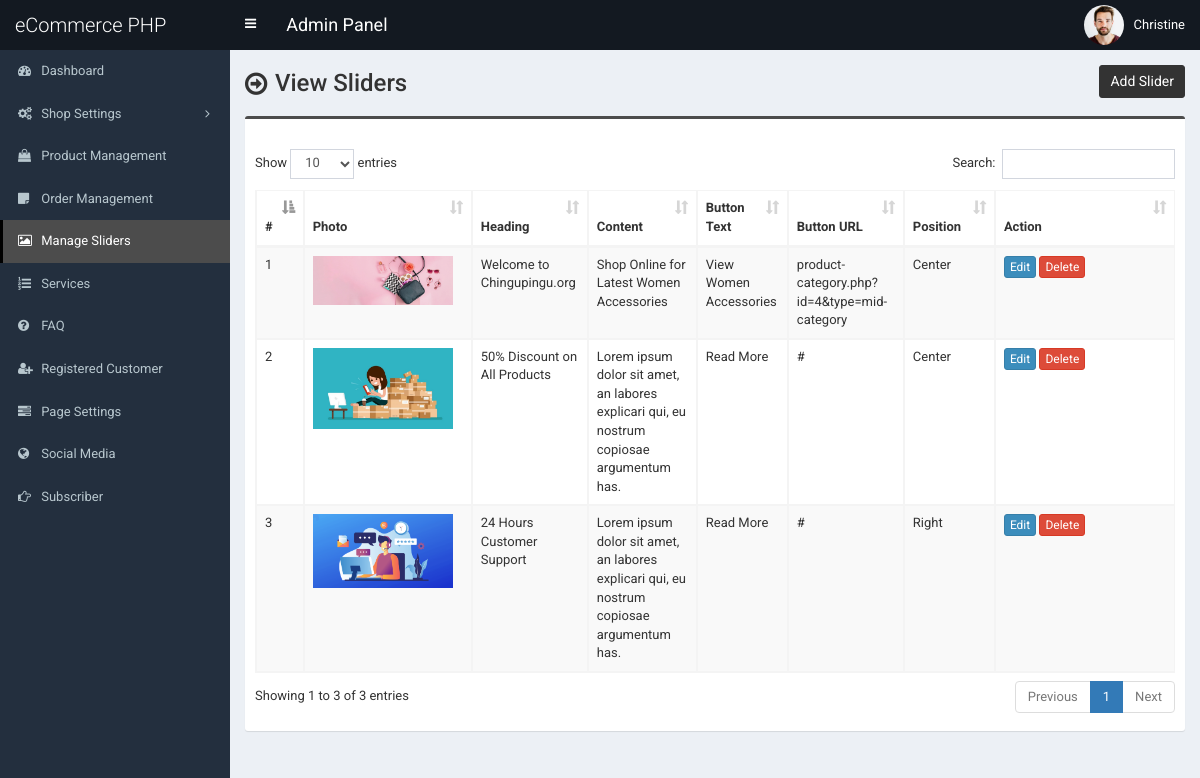
/admin/slider.php (signed in), run on the app's committed database.
### tables this page shows
CREATE TABLE `tbl_slider` (
  `id` int(11) NOT NULL,
  `photo` varchar(255) NOT NULL,
  `heading` varchar(255) NOT NULL,
  `content` text NOT NULL,
  `button_text` varchar(255) NOT NULL,
  `button_url` varchar(255) NOT NULL,
  `position` varchar(255) NOT NULL
);

### admin/slider.php (the view, shortened to what this page needs)
<?php require_once('header.php'); ?>
<section class="content-header">
	<div class="content-header-left">
		<h1>View Sliders</h1>
	</div>
	<div class="content-header-right">
		<a href="slider-add.php" class="btn btn-primary btn-sm">Add Slider</a>
	</div>
</section>
<section class="content">
	<div class="row">
		<div class="col-md-12">
			<div class="box box-info">
				<div class="box-body table-responsive">
					<table id="example1" class="table table-bordered table-hover table-striped">
						<thead>
							<tr>
								<th>#</th>
								<th>Photo</th>
								<th>Heading</th>
								<th>Content</th>
								<th>Button Text</th>
								<th>Button URL</th>
								<th>Position</th>
								<th width="140">Action</th>
							</tr>
						</thead>
						<tbody>
							<?php
							$i=0;
							$statement = $pdo->prepare("SELECT
														id,
														photo,
														heading,
														content,
														button_text,
														button_url,
														position
							                           	FROM tbl_slider
							                           	");
							$statement->execute();
							$result = $statement->fetchAll(PDO::FETCH_ASSOC);
							foreach ($result as $row) {
								$i++;
								?>
								<tr>
									<td><?php echo $i; ?></td>
									<td style="width:150px;"><img src="../assets/uploads/<?php echo $row['photo']; ?>" alt="<?php echo $row['heading']; ?>" style="width:140px;"></td>
									<td><?php echo $row['heading']; ?></td>
									<td><?php echo $row['content']; ?></td>
									<td><?php echo $row['button_text']; ?></td>
									<td><?php echo $row['button_url']; ?></td>
									<td><?php echo $row['position']; ?></td>
									<td>
										<a href="slider-edit.php?id=<?php echo $row['id']; ?>" class="btn btn-primary btn-xs">Edit</a>
										<a href="#" class="btn btn-danger btn-xs" data-href="slider-delete.php?id=<?php echo $row['id']; ?>" data-toggle="modal" data-target="#confirm-delete">Delete</a>
									</td>
								</tr>
								<?php
							}
							?>
						</tbody>
					</table>
				</div>
			</div>
		</div>
	</div>
</section>
<?php require_once('footer.php'); ?>

### admin/style.css (style rules this page uses)
body { font-size: 13px; font-family: "Roboto", sans-serif; }
.content-header > h1, .content-header .content-header-left h1 { font-family: "Roboto", sans-serif; }
.box-info { padding-top: 20px; }
.content-header { overflow: hidden; }
.content-header .content-header-left { float: left; padding-top: 5px; }
.content-header .content-header-right { float: right; }
.content-header .content-header-left h1 { margin-top: 0; margin-bottom: 0; padding-left: 30px; padding-bottom: 5px; font-size: 24px; position: relative; }
.content-header .content-header-left h1:before { position: absolute; top: 0; left: 0; font-family: "FontAwesome", sans-serif; font-size: 26px; content: "\f18e"; }
.content-header .content-header-right a { position: relative; font-size: 14px; }
.box.box-info { border-top-color: #4c4c4c; }
.content-header .content-header-right a { background-color: #333333; border-color: #333333; }

### data on the page
tbl_slider: photo (picture), heading "Welcome to Chingupingu.org", content "Shop Online for Latest Women Accessories", button_text "View Women Accessories", button_url "product-category.php?id=4&type=mid-category", position "Center"
tbl_slider: photo (picture), heading "50% Discount on All Products", content "Lorem ipsum dolor sit amet, an labores explicari qui, eu nostrum copiosae argumentum has.", button_text "Read More", button_url "#", position "Center"
tbl_slider: photo (picture), heading "24 Hours Customer Support", content "Lorem ipsum dolor sit amet, an labores explicari qui, eu nostrum copiosae argumentum has.", button_text "Read More", button_url "#", position "Right"

### other printed values
$_SESSION['user']['full_name'] "Christine"
